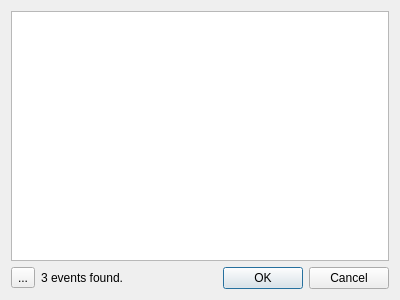
<?xml version="1.0" encoding="UTF-8"?>
<ui version="4.0">
 <class>Dialog</class>
 <widget class="QDialog" name="Dialog">
  <property name="geometry">
   <rect>
    <x>0</x>
    <y>0</y>
    <width>400</width>
    <height>300</height>
   </rect>
  </property>
  <property name="windowTitle">
   <string>Load Events</string>
  </property>
  <layout class="QGridLayout" name="gridLayout">
   <item row="0" column="0">
    <widget class="QPlainTextEdit" name="plainTextEdit"/>
   </item>
   <item row="1" column="0">
    <layout class="QHBoxLayout" name="horizontalLayout">
     <item>
      <widget class="QToolButton" name="toolButton">
       <property name="text">
        <string>...</string>
       </property>
      </widget>
     </item>
     <item>
      <widget class="QLabel" name="eventCountLabel">
       <property name="text">
        <string>3 events found.</string>
       </property>
      </widget>
     </item>
     <item>
      <widget class="QDialogButtonBox" name="buttonBox">
       <property name="orientation">
        <enum>Qt::Horizontal</enum>
       </property>
       <property name="standardButtons">
        <set>QDialogButtonBox::Cancel|QDialogButtonBox::Ok</set>
       </property>
       <property name="centerButtons">
        <bool>false</bool>
       </property>
      </widget>
     </item>
    </layout>
   </item>
  </layout>
 </widget>
 <resources/>
 <connections>
  <connection>
   <sender>buttonBox</sender>
   <signal>accepted()</signal>
   <receiver>Dialog</receiver>
   <slot>accept()</slot>
   <hints>
    <hint type="sourcelabel">
     <x>248</x>
     <y>254</y>
    </hint>
    <hint type="destinationlabel">
     <x>157</x>
     <y>274</y>
    </hint>
   </hints>
  </connection>
  <connection>
   <sender>buttonBox</sender>
   <signal>rejected()</signal>
   <receiver>Dialog</receiver>
   <slot>reject()</slot>
   <hints>
    <hint type="sourcelabel">
     <x>316</x>
     <y>260</y>
    </hint>
    <hint type="destinationlabel">
     <x>286</x>
     <y>274</y>
    </hint>
   </hints>
  </connection>
 </connections>
</ui>
